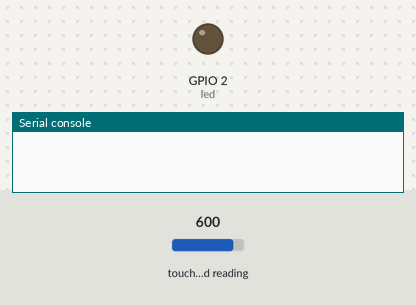
Bench run of a program on a simulated ESP32 board running MicroPython. Shown: output pins drawn as LEDs (lit = HIGH), the last lines printed to the serial console. The inputs (shaded band) are chosen by the test bench; at power-on: touch-pad reading 600.

Above: at 1.2 s.
1.3 s: touch-pad reading set to 405
2.8 s: touch-pad reading set to 395
At 3.7 s:
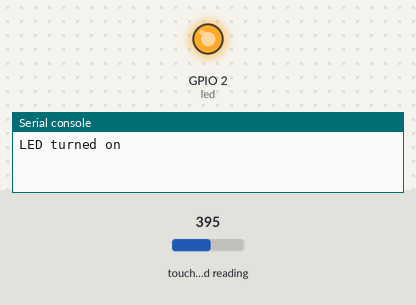
Timing chart, 0 to 5.8 s (numbered marks = the images above; inputs shaded):
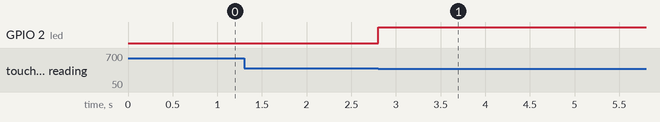

Measured:
- the behaviour switches between 400 and 399 on touch-pad reading (found by bisection; images 0 and 1)
- after the input at 1.3 s, every drawn part: stays the same
- after the input at 2.8 s, GPIO 2 (led): LOW → HIGH at once

The program:

main.py
```python
# MicroPython script for ESP32

# toggle the state of led with touch on a Pin

from machine import Pin, TouchPad

# create object for led pin
led = Pin(2, Pin.OUT)
# create object for touch pin
touch = TouchPad(Pin(4))

# run forever
while True:
    # read the value of touch pin
    if touch.read() < 400:
        led.value(not led.value())
        print("LED turned on" if led.value() else "LED turned off")
        # wait till the pin is touched
        while touch.read() < 400:
            pass
```
